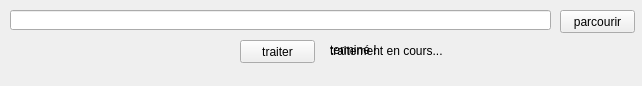
<?xml version="1.0" encoding="UTF-8"?>
<ui version="4.0">
 <class>MainWindow</class>
 <widget class="QMainWindow" name="MainWindow">
  <property name="geometry">
   <rect>
    <x>0</x>
    <y>0</y>
    <width>642</width>
    <height>86</height>
   </rect>
  </property>
  <property name="minimumSize">
   <size>
    <width>642</width>
    <height>86</height>
   </size>
  </property>
  <property name="maximumSize">
   <size>
    <width>642</width>
    <height>86</height>
   </size>
  </property>
  <property name="windowTitle">
   <string>Traitement</string>
  </property>
  <property name="windowIcon">
   <iconset resource="ressource.qrc">
    <normaloff>:/images_ressource/logo.ico</normaloff>:/images_ressource/logo.ico</iconset>
  </property>
  <widget class="QWidget" name="centralwidget">
   <widget class="QPushButton" name="pushButton_traiter">
    <property name="geometry">
     <rect>
      <x>240</x>
      <y>40</y>
      <width>75</width>
      <height>23</height>
     </rect>
    </property>
    <property name="text">
     <string>traiter</string>
    </property>
   </widget>
   <widget class="QPushButton" name="pushButton_parcourir">
    <property name="geometry">
     <rect>
      <x>560</x>
      <y>10</y>
      <width>75</width>
      <height>23</height>
     </rect>
    </property>
    <property name="text">
     <string>parcourir</string>
    </property>
   </widget>
   <widget class="QLabel" name="label_terminer">
    <property name="geometry">
     <rect>
      <x>330</x>
      <y>40</y>
      <width>51</width>
      <height>20</height>
     </rect>
    </property>
    <property name="text">
     <string>terminé !</string>
    </property>
   </widget>
   <widget class="QLabel" name="label_traitement">
    <property name="geometry">
     <rect>
      <x>330</x>
      <y>40</y>
      <width>131</width>
      <height>21</height>
     </rect>
    </property>
    <property name="text">
     <string>traitement en cours...</string>
    </property>
   </widget>
   <widget class="FileEdit" name="fileEdit_path">
    <property name="geometry">
     <rect>
      <x>10</x>
      <y>10</y>
      <width>541</width>
      <height>20</height>
     </rect>
    </property>
   </widget>
  </widget>
 </widget>
 <customwidgets>
  <customwidget>
   <class>FileEdit</class>
   <extends>QLineEdit</extends>
   <header>main.h</header>
  </customwidget>
 </customwidgets>
 <tabstops>
  <tabstop>pushButton_parcourir</tabstop>
  <tabstop>pushButton_traiter</tabstop>
 </tabstops>
 <resources>
  <include location="ressource.qrc"/>
 </resources>
 <connections/>
</ui>
